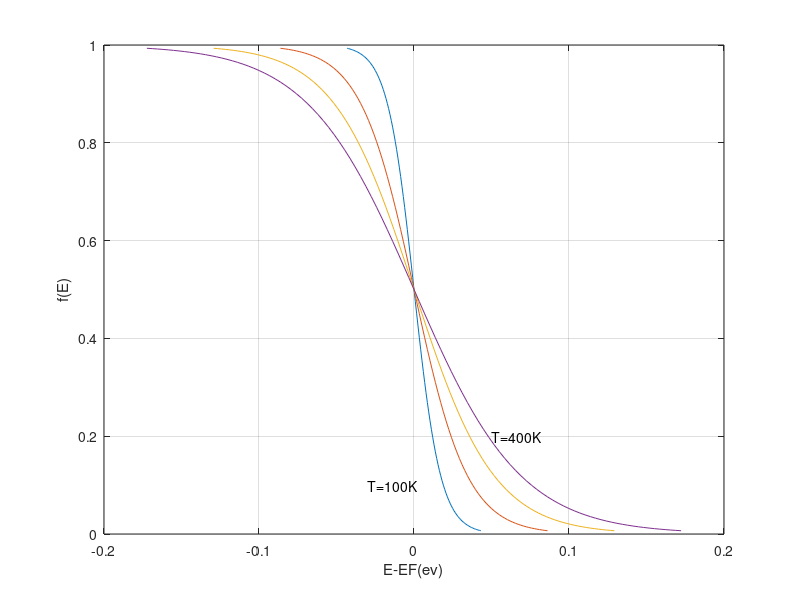

Recreate this plot in MATLAB.
%Fermi Function Calculation, f(dE,T)% Plots

%Constants
k=8.617e-5;

%Computation
for ii=1:4;
    T=100*ii;
    kT=k*T;
    dE(ii,1)=-5*kT;
    for jj=1:101
        f(ii,jj)=1/(1+exp(dE(ii,jj)/kT));
        dE(ii, jj+1)=dE(ii,jj)+0.1*kT;
    end
end
dE=dE(:,1:jj); % This step strips the extra dE value
%Plotting Result
plot(dE',f'); grid; % Note the transpose (') to form data columns
xlabel('E-EF(ev)'); ylabel('f(E)');
text(.05, .2, 'T=400K'); text(-0.03,.1,'T=100K');